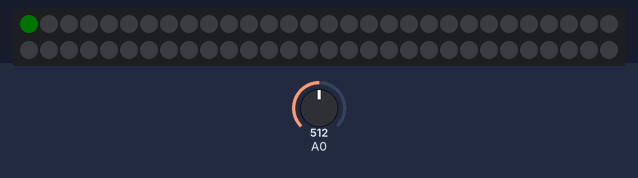
Bench run of a sketch on a simulated Arduino Uno, built with avr-gcc and run on an emulated ATmega328P. Shown: 60 RGB LEDs in strip order, left to right, continuing on the next row. The test bench sets the inputs (shaded band); at power-on: A0 = 512. Dim RGB values are drawn brighter than linear.

Above: at 1.2 s.
1.3 s: A0 set to 492
3.1 s: A0 set to 0
At 4.0 s:
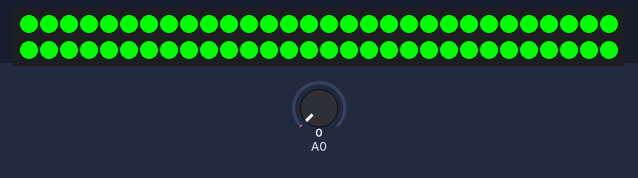
4.9 s: A0 set to 70
At 5.9 s:
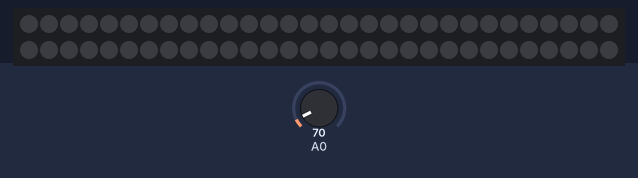
6.7 s: A0 set to 511
Timing chart, 0 to 9.5 s (numbered marks = the images above; inputs shaded):
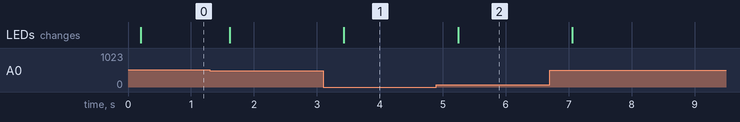

Measured:
- after the input at 3.1 s, the LEDs: change after 0.33 s (image 1)
- after the input at 4.9 s, the LEDs: change after 0.34 s (image 2)

The sketch:

visualfreq.ino
```cpp
#include "arduinoFFT.h"
#include <FastLED.h>
#define SAMPLES 128             //Must be a power of 2
#define SAMPLING_FREQUENCY 10000 //Hz, must be less than 10000 due to ADC
CRGB leds[60];
arduinoFFT FFT = arduinoFFT();

unsigned int sampling_period_us;
unsigned long microseconds;

double vReal[SAMPLES];
double vImag[SAMPLES];

double brightness;
int sound;
int scale;
void setup() {
    Serial.begin(115200);
     FastLED.addLeds<WS2812, 10,GRB>(leds, 60);
    sampling_period_us = round(1000000*(1.0/SAMPLING_FREQUENCY));

}

void loop() {

    for(int i=0; i<SAMPLES; i++)
    {
        microseconds = micros();    //Overflows after around 70 minutes!

        vReal[i] = analogRead(0);
        vImag[i] = 0;

        while(micros() < (microseconds + sampling_period_us)){

    }
    }

    /*FFT*/
    FFT.Windowing(vReal, SAMPLES, FFT_WIN_TYP_HAMMING, FFT_FORWARD);
    FFT.Compute(vReal, vImag, SAMPLES, FFT_FORWARD);
    FFT.ComplexToMagnitude(vReal, vImag, SAMPLES);
    double peak = FFT.MajorPeak(vReal, SAMPLES, SAMPLING_FREQUENCY);


    for(int i=0; i<60; i++)
    {
      //Serial.println(vReal[i]);
      scale = map(vReal[i+2], 0, 450, 0, 5);
      if(scale<=2){
        leds[i]=CRGB(0,255,0);
      }else if(scale<=4){
        leds[i]=CRGB(255,255,0);
      }else{
        leds[i]=CRGB(255,0,0);
      }
      brightness=(vReal[i+2]*256)/20000;
      brightness=256-brightness;
      leds[i].fadeLightBy(brightness);
    }

    FastLED.show();
}
```
